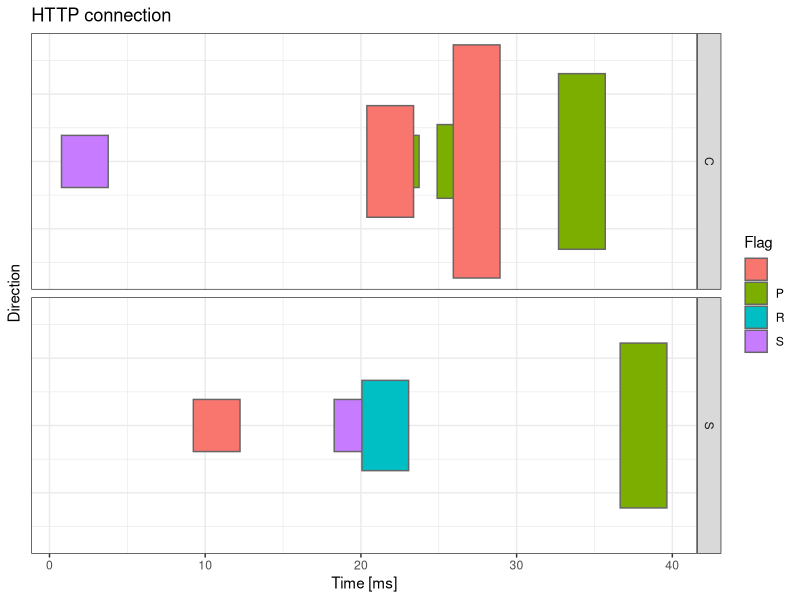
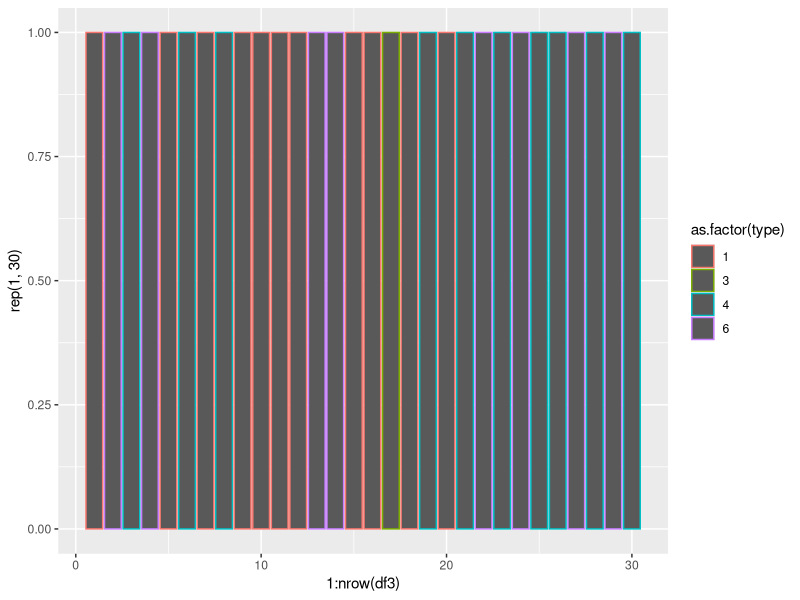
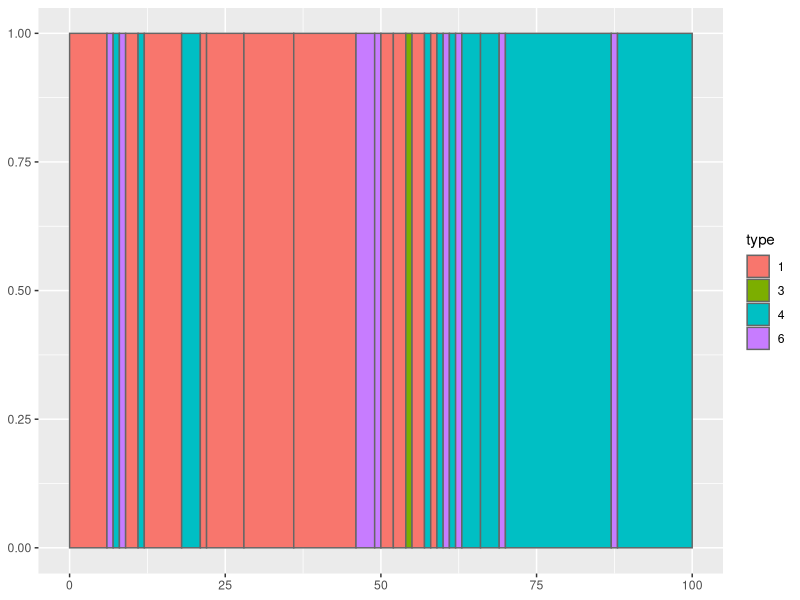
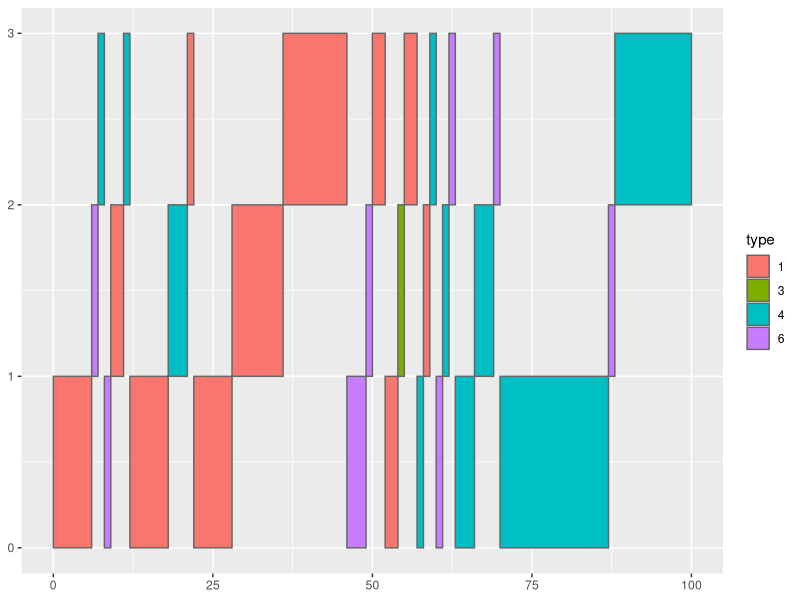

Here is the R script that generated these plots, in order: (Note: this script raises an error after producing the figures.)

require(ggplot2)

Dir <- c(1,2,2,1,2,1,1,2,1,1)
Direction <- c("C","S","S","C","S","C","C","S","C","C")
lens <- c(60,60,60,120,180,60,275,600,1200,681)^0.5
flag <- c("S","S"," ","P","R","P"," ","P"," ","P")
IAT <- abs(rnorm(10))*10+0.4


df3 <- data.frame(Flag=flag,
                  Direction=Direction,
                  xmax=cumsum(rep(3,10))+IAT,
                  xmin=cumsum(c(0,rep(3,9)))+IAT,
                  #xmax=cumsum(sqrt(lens))+IAT,
                  #xmin=cumsum(c(0,head(sqrt(lens),n=-1)))+IAT,
                  #ymin=Dir*6-0.5*sqrt(lens),
                  #ymax=Dir*6+0.5*sqrt(lens))
                  ymin=-0.5*lens,
                  ymax=+0.5*lens)

plot_x <- ggplot(df3, 
                 aes(xmin=xmin, xmax=xmax, ymin=ymin, ymax=ymax,fill=Flag))+
          geom_rect(colour="grey40", size=0.5)+
          facet_grid(Direction ~ .) + 
          theme_bw()+
          theme(axis.ticks.y = element_blank(),
                axis.text.y = element_blank())+
          labs(title="HTTP connection",
               y ="Direction", x = "Time [ms]")
          
plot_x
                
                              
                            



df3 <- data.frame(type=c(1,6,4,6,1,4,1,4,1,1,1,1,6,6,1,1,3,1,4,1,4,6,4,6,4,4,6,4,6,4),
                  count=c(6,1,1,1,2,1,6,3,1,6,8,10,3,1,2,2,1,2,1,1,1,1,1,1,3,3,1,17,1,12) )

ggplot(df3,aes(x=1:nrow(df3),y=rep(1,30))) + geom_bar(stat="identity",aes(color=as.factor(type)))

df3 <- data.frame(type=c(1,6,4,6,1,4,1,4,1,1,1,1,6,6,1,
                         1,3,1,4,1,4,6,4,6,4,4,6,4,6,4),
                  count=c(6,1,1,1,2,1,6,3,1,6,8,10,3,1,2,
                          2,1,2,1,1,1,1,1,1,3,3,1,17,1,12))

library(ggplot2)

df3$type <- factor(df3$type)
df3$ymin <- 0
df3$ymax <- 1
df3$xmax <- cumsum(df3$count)
df3$xmin <- c(0, head(df3$xmax, n=-1))

plot_1 <- ggplot(df3, 
                 aes(xmin=xmin, xmax=xmax, ymin=ymin, ymax=ymax, fill=type)) +
  geom_rect(colour="grey40", size=0.5)

#png("plot_1.png", height=200, width=800)
print(plot_1)
#dev.off()


dfx <- df3

dfx$type <- factor(dfx$type)
dfx$ymin <- c(0,1,2)
dfx$ymax <- c(1,2,3)
dfx$xmax <- cumsum(dfx$count)
dfx$xmin <- c(0, head(dfx$xmax, n=-1))

plot_x <- ggplot(dfx, 
                 aes(xmin=xmin, xmax=xmax, ymin=ymin, ymax=ymax,fill=type))   +geom_rect(colour="grey40", size=0.5)

png("plot_x.png", height=200, width=800)
print(plot_x)
dev.off()


p1  <-  
  ggplot(dfx, aes(xmin = xmin, xmax = xmax, ymin = ymin, ymax = ymax, fill = event))+
  theme_bw() + 
  geom_rect(colour = "black", size = 0.5) + 
  facet_grid(subject ~ .) + 
  theme(axis.ticks.y=element_blank(), axis.text.y=element_blank())

p1



########################################################
# Experiment 1
########################################################

dat <- structure(list(Year = c(2013L, 2013L, 2013L, 2013L, 2013L, 2014L, 2014L, 2014L, 2014L, 2014L), 
                      Category = structure(c(1L, 2L, 3L,4L, 5L, 1L, 2L, 3L, 4L, 5L), 
                                           .Label = c("Beverages", "Condiments","Confections", "Dairy Products", "Seafood"), class = "factor"), 
                      TotalSales = c(102074.29, 55277.56, 36415.75, 30337.39, 53019.98, 81338.06, 55948.82, 44478.36, 84412.36, 65544.19), 
                      AverageCount = c(22190.06, 14173.73, 12138.58, 24400, 27905.25, 35400, 19981.72, 24710,32466, 14565.37)), 
                 .Names = c("Year", "Category", "TotalSales","AverageCount"), 
                 class = "data.frame", row.names = c(NA, -10L))

library(reshape2)
dat_l <- melt(dat, id.vars = c("Year", "Category"))

require(ggplot2)
require(cowplot)

# geom_pointrange(mapping = aes(x = Metric, y = x),
#                 stat = "summary",
#                 fun.min = function(z) {quantile(z,0.25)},
#                 fun.max = function(z) {quantile(z,0.75)},
#                 fun = median)
# stat_summary(fun="mean", fun.min=function(z) { quantile(z,0.05) },fun.max=function(z) { quantile(z,0.95) },colour = "red", size = 1)

# A
N=100
x1 <- abs(rnorm(N,mean=0.002,sd=0.001))
x2 <- abs(rnorm(N,mean=0.002,sd=0.001))
x3 <- abs(rnorm(N,mean=0.002,sd=0.001))
df=data.frame(x=c(x1,x2,x3),
              Metric=c(rep("conn",N),rep("flow",N),rep("seq",N)))
df2=data.frame(ymin=c(quantile(x1,0.1),quantile(x2,0.1),quantile(x3,0.1)),
               ymax=c(quantile(x1,0.9),quantile(x2,0.9),quantile(x3,0.9)),
               y=c(median(x1),median(x2),median(x3)),
               Metric=c("conn","flow","seq"))
dfA=df
df2A=df2
dfA$Set="A"
df2A$Set="A"
# B
x1 <- abs(rnorm(N,mean=0.003,sd=0.001))
x2 <- abs(rnorm(N,mean=0.003,sd=0.001))
x3 <- abs(rnorm(N,mean=0.002,sd=0.001))
df=data.frame(x=c(x1,x2,x3),
              Metric=c(rep("conn",N),rep("flow",N),rep("seq",N)))
df2=data.frame(ymin=c(quantile(x1,0.1),quantile(x2,0.1),quantile(x3,0.1)),
               ymax=c(quantile(x1,0.9),quantile(x2,0.9),quantile(x3,0.9)),
               y=c(median(x1),median(x2),median(x3)),
               Metric=c("conn","flow","seq"))
dfB=df
df2B=df2
dfB$Set="B"
df2B$Set="B"
# C
x1 <- abs(rnorm(N,mean=0.004,sd=0.001))
x2 <- abs(rnorm(N,mean=0.004,sd=0.001))
x3 <- abs(rnorm(N,mean=0.003,sd=0.001))
df=data.frame(x=c(x1,x2,x3),
              Metric=c(rep("conn",N),rep("flow",N),rep("seq",N)))
df2=data.frame(ymin=c(quantile(x1,0.1),quantile(x2,0.1),quantile(x3,0.1)),
               ymax=c(quantile(x1,0.9),quantile(x2,0.9),quantile(x3,0.9)),
               y=c(median(x1),median(x2),median(x3)),
               Metric=c("conn","flow","seq"))
dfC=df
df2C=df2
dfC$Set="C"
df2C$Set="C"
# D
x1 <- abs(rnorm(N,mean=0.0055,sd=0.001))
x2 <- abs(rnorm(N,mean=0.001,sd=0.001))
x3 <- abs(rnorm(N,mean=0.002,sd=0.001))
df=data.frame(x=c(x1,x2,x3),
              Metric=c(rep("conn",N),rep("flow",N),rep("seq",N)))
df2=data.frame(ymin=c(quantile(x1,0.1),quantile(x2,0.1),quantile(x3,0.1)),
               ymax=c(quantile(x1,0.9),quantile(x2,0.9),quantile(x3,0.9)),
               y=c(median(x1),median(x2),median(x3)),
               Metric=c("conn","flow","seq"))
dfD=df
df2D=df2
dfD$Set="D"
df2D$Set="D"
# VM
x1 <- abs(rnorm(N,mean=0.024,sd=0.002))
x2 <- abs(rnorm(N,mean=0.029,sd=0.002))
x3 <- abs(rnorm(N,mean=0.022,sd=0.002))
df=data.frame(x=c(x1,x2,x3),
              Metric=c(rep("conn",N),rep("flow",N),rep("seq",N)))
df2=data.frame(ymin=c(quantile(x1,0.1),quantile(x2,0.1),quantile(x3,0.1)),
               ymax=c(quantile(x1,0.9),quantile(x2,0.9),quantile(x3,0.9)),
               y=c(median(x1),median(x2),median(x3)),
               Metric=c("conn","flow","seq"))
dfVM=df
df2VM=df2
dfVM$Set="VM"
df2VM$Set="VM"

df=rbind(dfA,dfB,dfC,dfD,dfVM)
df2=rbind(df2A,df2B,df2C,df2D,df2VM)

pA <- ggplot(df, aes(x=Metric, y=x)) + 
  #geom_dotplot(binaxis='y', stackdir='center', aes(colour=Metric,fill=Metric),
  #             dotsize =0.3,binwidth=0.01,stackratio = .3)
  geom_point(aes(color=Metric),alpha=0.8)+
  facet_grid(. ~ Set)+
  geom_errorbar(df2,mapping=aes(y=y,x=Metric,ymin=ymin, ymax=ymax), 
                width=.2,size=1,)+
  theme_bw()+labs(y="% of max-dissimilarity",x="")+theme(legend.position = "none")+
  #geom_point(df2,mapping=aes(y=y,x=Metric,color=Metric),fill="white",shape = 21,size=4,show.legend=FALSE)
  geom_point(df2,mapping=aes(y=y,x=Metric),color="black",size=4,show.legend=FALSE)
pA#+scale_y_continuous(trans='log2')

plot_grid(pA, pA,pA,pA, labels = c('A', 'B', 'C','D'), ncol = 4)

pA <- ggplot(df, aes(x=Metric, y=x)) + 
  geom_dotplot(binaxis='y', stackdir='center')+
stat_summary(fun.data = "mean_se", colour = "red", size = 1)+
  theme_bw()+  labs(y="%",x="")
  #labs(title="HTTP",y="Similarity (% of overall)")

# B
x1 <- 1-abs(rnorm(30,sd=0.02))
x2 <- 1-abs(rnorm(30,sd=0.1))
x3 <- 1-abs(rnorm(30,sd=0.04))
df=data.frame(x=c(x1,x2,x3),
              Metric=c(rep("conn",30),rep("flow",30),rep("seq",30)))
pB <- ggplot(df, aes(x=Metric, y=x)) + 
  geom_dotplot(binaxis='y', stackdir='center')+
  stat_summary(fun.data = "mean_se", colour = "red", size = 1)+
  theme_bw()+labs(y="%",x="")

# C
x1 <- 1-abs(rnorm(30,sd=0.02))
x2 <- 1-abs(rnorm(30,sd=0.00001))
x3 <- 1-abs(rnorm(30,sd=0.04))
df=data.frame(x=c(x1,x2,x3),
              Metric=c(rep("conn",30),rep("flow",30),rep("seq",30)))
pC <- ggplot(df, aes(x=Metric, y=x)) + 
  geom_dotplot(binaxis='y', stackdir='center')+
  stat_summary(fun.data = "mean_se", colour = "red", size = 1)+
  theme_bw()+labs(y="%",x="")

# D
x1 <- 1-abs(rnorm(30,sd=0.05))
x2 <- 1-abs(rnorm(30,sd=0.1))
x3 <- 1-abs(rnorm(30,sd=0.1))
df=data.frame(x=c(x1,x2,x3),
              Metric=c(rep("conn",30),rep("flow",30),rep("seq",30)))
pD <- ggplot(df, aes(x=Metric, y=x)) + 
  geom_dotplot(binaxis='y', stackdir='center')+
  stat_summary(fun.data = "mean_se", colour = "red", size = 1)+
  theme_bw()+labs(y="%")


plot_grid(pA, pB,pC,pD, labels = c('A', 'B', 'C','D'), ncol = 1)
